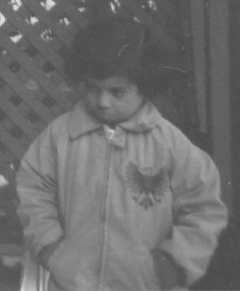
//> input picture source/pout.bmp, 240 x 291 px
$ ./lab1   (built with g++ and OpenCV 4)
//> lines starting //> are read from the running program, lines starting //| are printed output that depends on the picture; after the words box and inside, x2 and y2 are one past the last pixel; in counts of white or black regions, pixels touching at a corner belong together
#include <iostream>
#include <opencv2/core/core.hpp>
#include <opencv2/highgui/highgui.hpp>

using namespace std;
using namespace cv;

// [103 lines left out: functions lab11, lab12, lab13, not called in this run]
void lab14(Mat image){
	int L = 256;
	unsigned long *hist = (unsigned long*)calloc(L, sizeof(unsigned long));
	int nr = image.rows;
	int nc = image.cols;
	for (int k = 0; k < nr; k++){
		const uchar* inData = image.ptr<uchar>(k);
		for (int i = 0; i < nc; i++){
			hist[inData[i] / (256 / L)]++;
		}
	}
	unsigned int max = 0, min = 0xFFFFFFFF;
	for (int i = 0; i < L; i++){
		max = max < hist[i] ? hist[i] : max;
		min = min > hist[i] ? hist[i] : min;
	}
	int hv = max / 0.9;
	Mat oldHistogram(512, 512, CV_8U, Scalar(255));
	for (int i = 0; i < L; i++){
		rectangle(oldHistogram, Point(i * 512 / L, 512), Point((i + 1) * 512 / L, 512 - hist[i] * 512 / hv), Scalar(128), -1, 8, 0);
	}
	unsigned long sum = nr*nc;
	int temp = 0;
	int *f = (int *)calloc(L, sizeof(int));
	for (int i = 0; i < L; i++){
		temp += hist[i];
		f[i] = (int)((L - 1)*(double)temp / sum + 0.5) + (256 / L) / 2;
	}
	Mat newImage(image.size(), image.type(), Scalar(255));
	for (int k = 0; k < nr; k++){
		const uchar* inData = image.ptr<uchar>(k);
		uchar* outData = newImage.ptr<uchar>(k);
		for (int i = 0; i < nc; i++){
			outData[i] = f[inData[i] / (256 / L)];
		}
	}
	for (int k = 0; k < nr; k++){
		const uchar* inData = newImage.ptr<uchar>(k);
		for (int i = 0; i < nc; i++){
			hist[inData[i] / (256 / L)]++;
		}
	}
	max = 0, min = 0xFFFFFFFF;
	for (int i = 0; i < L; i++){
		max = max < hist[i] ? hist[i] : max;
		min = min > hist[i] ? hist[i] : min;
	}
	hv = max / 0.9;
	Mat newHistogram(512, 512, CV_8U, Scalar(255));
	for (int i = 0; i < L; i++){
		rectangle(newHistogram, Point(i * 512 / L, 512), Point((i + 1) * 512 / L, 512 - hist[i] * 512 / hv), Scalar(128), -1, 8, 0);
	}
	namedWindow("oldImage");
	imshow("oldImage", image);
	namedWindow("oldHistogram");
	imshow("oldHistogram", oldHistogram);
	namedWindow("newImage");
	imshow("newImage", newImage);
	namedWindow("newHistogram");
	imshow("newHistogram", newHistogram);
	waitKey();
	cvDestroyWindow("oldImage");
	cvDestroyWindow("oldHistogram");
	cvDestroyWindow("newImage");
	cvDestroyWindow("newHistogram");
}
int main(int argc, char** argv){
	String s;
	if (argc > 1) {
		s = argv[1];
	}
	else {
		s = "../source/pout.bmp";
	}
	Mat image = imread(s, CV_8U);
//> image is the input picture: 291 rows x 240 cols, CV_8UC1; min 73, max 224, mean 110.2
	if (image.empty()) {
		cout << "Can't open image " << s << endl;
		return -1;
	}
	int select = 5;
	do{
		cout << "1.灰度的线性变换\n2.灰度拉伸\n3.灰度直方图\n4.直方图均衡\n0.exit\ninput your select(1-4,0):" << endl;
		cin >> select;
//> the answer given: 4
		switch (select){
		case 1:lab11(image); break;
		case 2:lab12(image); break;
		case 3:lab13(image); break;
		case 4:lab14(image); break;
//> after the loop in lab14, `for (int i = 0; i < L; i++)`: max = 4234; min = 0
//> in lab14, `int hv = max / 0.9;`: hv = 4704
//> after the loop in lab14, `for (int i = 0; i < L; i++)`:
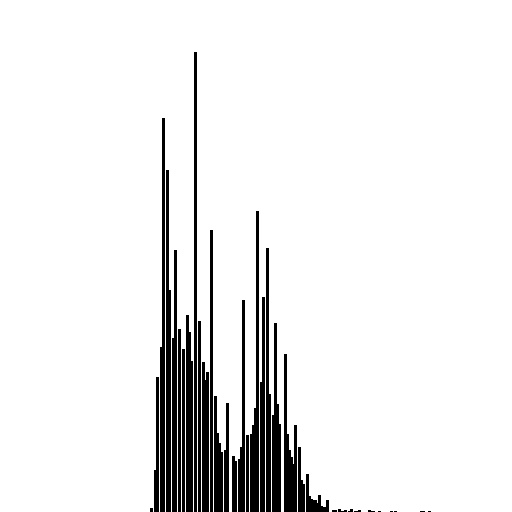
//> oldHistogram: 512 rows x 512 cols, CV_8UC1; values 128 (black) and 255 (white), 92.5% white; 34 black regions (11 under 20 px), largest, box (x1, y1, x2, y2) and area: (160, 118, 165, 512) 1512, (166, 170, 171, 512) 1470, (250, 211, 259, 512) 1441
//> after the loop in lab14, `for (int i = 0; i < L; i++)`: temp = 69840
//> after the loop in lab14, `for (int k = 0; k < nr; k++)`:
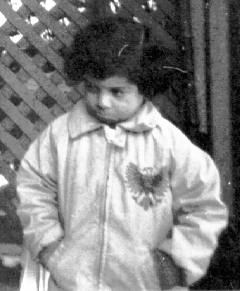
//> newImage: 291 rows x 240 cols, CV_8UC1; min 0, max 255, mean 130.8
//> the loop in lab14, `for (int i = 0; i < L; i++)` made 256 passes
//> (max, min) on passes 1 to 3: (40, 40), (40, 0), (389, 0)
//> after the loop in lab14, `for (int i = 0; i < L; i++)`: max = 5521; min = 0
//> in lab14, `hv = max / 0.9;`: hv = 6134
//> after the loop in lab14, `for (int i = 0; i < L; i++)`:
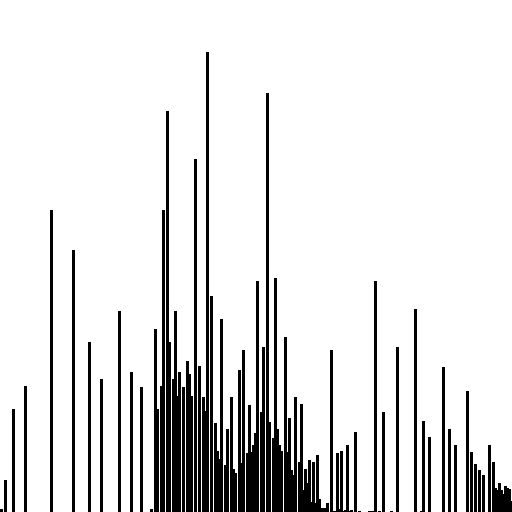
//> newHistogram: 512 rows x 512 cols, CV_8UC1; values 128 (black) and 255 (white), 87.9% white; 53 black regions (5 under 20 px), largest, box (x1, y1, x2, y2) and area: (202, 52, 209, 512) 1826, (166, 111, 171, 512) 1543, (246, 281, 259, 512) 1484
		case 0:break;
		default:break;
		}
	} while (select != 0);
	return 0;
}

$ run again, with source/Girl.bmp copied over source/pout.bmp
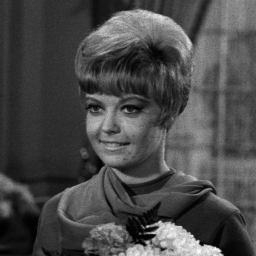
//> input picture source/Girl.bmp, 256 x 256 px
//> image is the input picture: 256 rows x 256 cols, CV_8UC1; min 0, max 254, mean 73.6
//> the loop in lab14, `for (int i = 0; i < L; i++)` made 256 passes
//> (max, min) on passes 1 to 3: (1, 1), (96, 1), (110, 1)
//> after the loop in lab14, `for (int i = 0; i < L; i++)`: max = 1924; min = 0
//> in lab14, `int hv = max / 0.9;`: hv = 2137
//> after the loop in lab14, `for (int i = 0; i < L; i++)`:
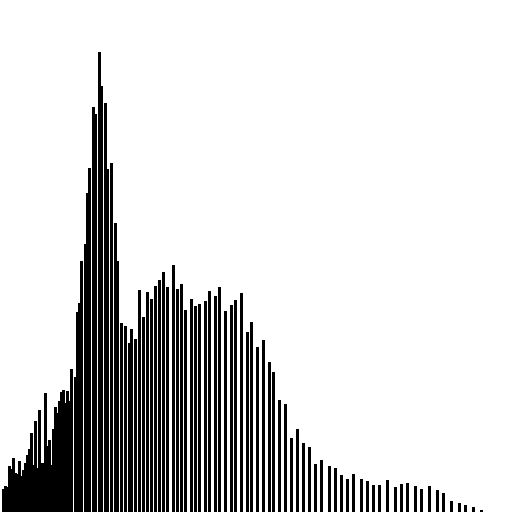
//> oldHistogram: 512 rows x 512 cols, CV_8UC1; values 128 (black) and 255 (white), 83.9% white; 72 black regions (2 under 20 px), largest, box (x1, y1, x2, y2) and area: (2, 369, 73, 512) 5379, (98, 52, 103, 512) 2232, (84, 168, 91, 512) 2206
//> the loop in lab14, `for (int i = 0; i < L; i++)` made 256 passes
//> temp on passes 1 to 3: 1, 97, 207
//> after the loop in lab14, `for (int i = 0; i < L; i++)`: temp = 65536
//> the loop in lab14, `for (int i = 0; i < L; i++)` made 256 passes
//> (max, min) on passes 1 to 3: (98, 98), (311, 98), (311, 98)
//> after the loop in lab14, `for (int i = 0; i < L; i++)`: max = 2800; min = 0
//> in lab14, `hv = max / 0.9;`: hv = 3111
//> after the loop in lab14, `for (int i = 0; i < L; i++)`:
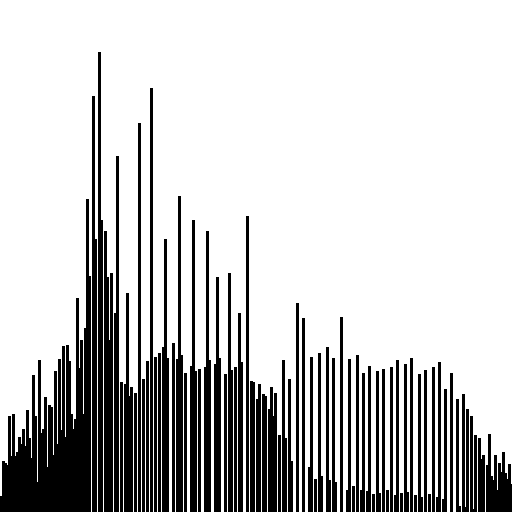
//> newHistogram: 512 rows x 512 cols, CV_8UC1; values 128 (black) and 255 (white), 78.7% white; 69 black regions, largest, box (x1, y1, x2, y2) and area: (0, 199, 91, 512) 10624, (104, 231, 113, 512) 2202, (98, 52, 103, 512) 1964
